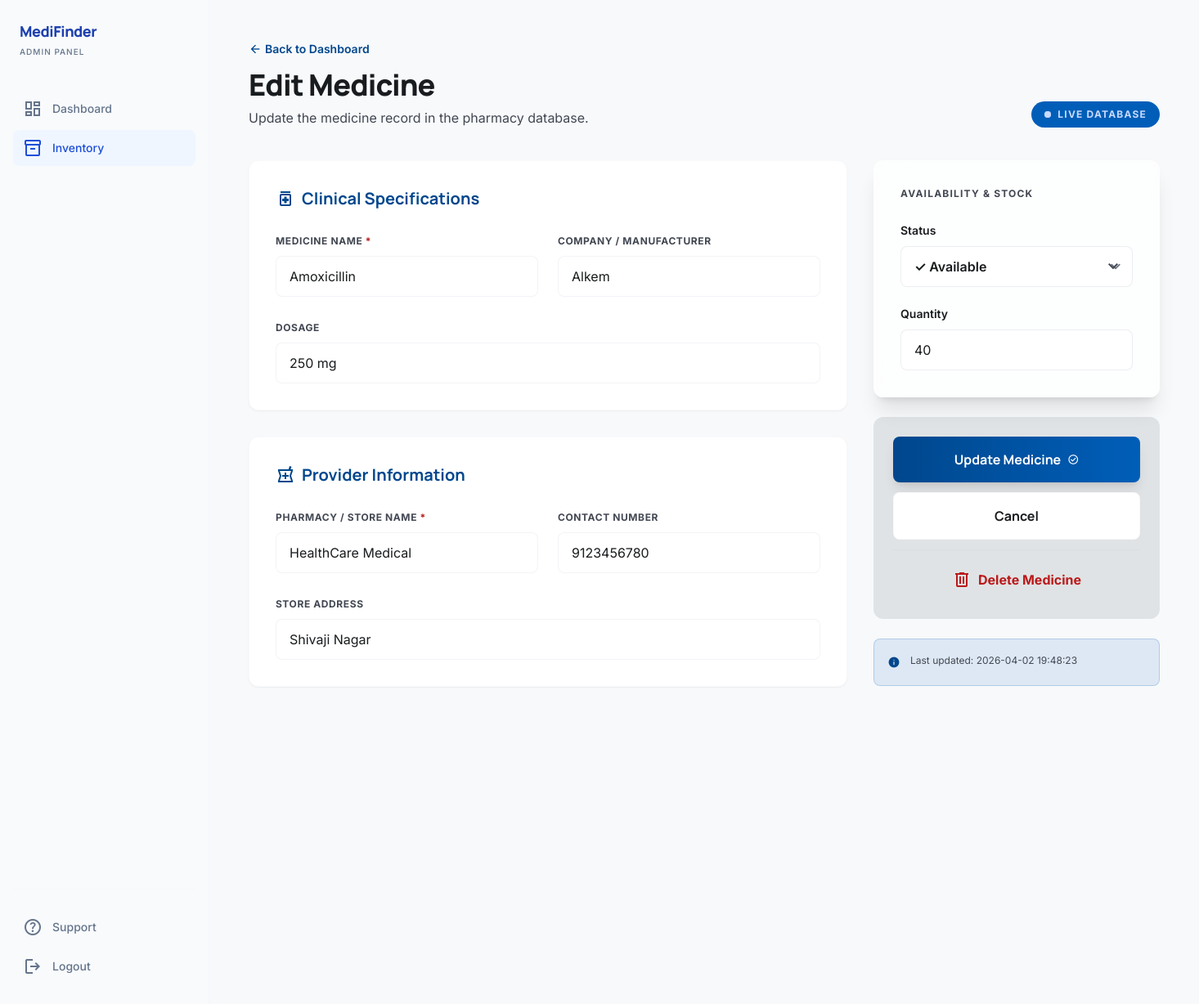
The page /admin/edit/2 (signed in) on the database its author committed.
### tables this page shows
CREATE TABLE medicines (
        id INTEGER PRIMARY KEY AUTOINCREMENT,
        medicine_name TEXT NOT NULL,
        company_name TEXT,
        dosage TEXT,
        store_name TEXT NOT NULL,
        contact TEXT,
        address TEXT,
        stock_status TEXT NOT NULL,
        quantity INTEGER DEFAULT 0,
        updated_at TEXT NOT NULL
    );

### app.py (the view, shortened to what this page needs)
@app.route("/admin/edit/<int:medicine_id>", methods=["GET", "POST"])
@admin_required
def edit_medicine(medicine_id):
    conn = get_db_connection()
    medicine = conn.execute("SELECT * FROM medicines WHERE id = ?", (medicine_id,)).fetchone()
    if not medicine:
        conn.close()
        flash("Medicine not found.", "danger")
        return redirect(url_for("admin_dashboard"))
    conn.close()
    return render_template("edit_medicine.html", medicine=medicine)

### app.py (called while the page is built)
def get_db_connection():
    conn = sqlite3.connect(DB_PATH)
    conn.row_factory = sqlite3.Row
    return conn

@app.before_request
def ensure_db():
    if not os.path.exists(DB_PATH):
        init_db()

def admin_required(view_func):
    from functools import wraps
    @wraps(view_func)
    def wrapper(*args, **kwargs):
        if session.get("role") != "admin":
            flash("Please login as admin first.", "warning")
            return redirect(url_for("admin_login"))
        return view_func(*args, **kwargs)
    return wrapper

### templates/edit_medicine.html (shortened to what this page needs)
<!DOCTYPE html>
<html class="light" lang="en"><head>
<script src="https://cdn.tailwindcss.com?plugins=forms,container-queries"></script>
<script id="tailwind-config">
  tailwind.config = {
    darkMode: "class",
    theme: {
      extend: {
        colors: {
          "on-tertiary-container": "#ffcfb9", "primary": "#00478d",
          "surface-container-high": "#e6e8ea", "surface-container-highest": "#e0e3e5",
          "inverse-on-surface": "#eff1f3", "on-secondary": "#ffffff",
          "surface-bright": "#f7f9fb", "surface-container-low": "#f2f4f6",
          "secondary-fixed": "#d0e4ff", "on-background": "#191c1e",
          "outline": "#727783", "surface-container-lowest": "#ffffff",
          "surface-dim": "#d8dadc", "surface-variant": "#e0e3e5",
          "tertiary-fixed-dim": "#ffb691", "tertiary-container": "#9f4300",
          "on-primary-fixed": "#001b3d", "primary-fixed": "#d6e3ff",
          "secondary-fixed-dim": "#a5caf4", "on-secondary-container": "#355b7f",
          "background": "#f7f9fb", "on-tertiary": "#ffffff", "on-error": "#ffffff",
          "on-primary": "#ffffff", "primary-container": "#005eb8",
          "secondary": "#3c6186", "on-surface-variant": "#424752",
          "inverse-surface": "#2d3133", "surface-tint": "#005db6",
          "inverse-primary": "#a9c7ff", "on-primary-fixed-variant": "#00468c",
          "on-surface": "#191c1e", "secondary-container": "#add2fd",
          "outline-variant": "#c2c6d4", "on-error-container": "#93000a",
          "surface": "#f7f9fb", "primary-fixed-dim": "#a9c7ff",
          "surface-container": "#eceef0", "tertiary": "#793100",
          "error-container": "#ffdad6", "on-primary-container": "#c8daff",
          "error": "#ba1a1a", "on-secondary-fixed": "#001d34"
        },
        fontFamily: {"headline": ["Manrope"], "body": ["Inter"], "label": ["Inter"]},
        borderRadius: {"DEFAULT": "0.25rem", "lg": "0.5rem", "xl": "0.75rem", "full": "9999px"},
      },
    },
  }
</script>
</head>
<body class="bg-surface font-body text-on-surface antialiased">
<div class="flex min-h-screen">
<aside class="bg-slate-50 h-screen w-64 border-r border-slate-200/20 fixed left-0 top-0 z-40">
  <div class="flex flex-col h-full py-6 px-4">
    <div class="mb-10 px-2">
      <a href="{{ url_for('admin_dashboard') }}" class="text-lg font-black text-blue-800 font-headline tracking-tight">MediFinder</a>
      <p class="text-[10px] text-slate-500 font-medium tracking-widest uppercase mt-1">Admin Panel</p>
    </div>
    <nav class="space-y-1 flex-1">
      <a class="text-slate-500 hover:text-blue-600 hover:bg-blue-50/50 flex items-center gap-3 px-3 py-2.5 transition-all rounded-lg" href="{{ url_for('admin_dashboard') }}">
        <span class="material-symbols-outlined">dashboard</span>
        <span class="text-sm font-medium">Dashboard</span>
      </a>
      <a class="bg-blue-50 text-blue-700 rounded-lg flex items-center gap-3 px-3 py-2.5" href="{{ url_for('add_medicine') }}">
        <span class="material-symbols-outlined">inventory_2</span>
        <span class="text-sm font-medium">Inventory</span>
      </a>
    </nav>
    <div class="mt-auto pt-6 border-t border-slate-200/10">
      <a class="text-slate-500 hover:text-blue-600 flex items-center gap-3 px-3 py-2.5 rounded-lg" href="{{ url_for('help_page') }}">
        <span class="material-symbols-outlined">help</span>
        <span class="text-sm font-medium">Support</span>
      </a>
      <a class="text-slate-500 hover:text-red-600 flex items-center gap-3 px-3 py-2.5 rounded-lg mt-1" href="{{ url_for('admin_logout') }}">
        <span class="material-symbols-outlined">logout</span>
        <span class="text-sm font-medium">Logout</span>
      </a>
    </div>
  </div>
</aside>
<main class="ml-64 flex-1 p-8 lg:p-12 max-w-7xl mx-auto w-full">
  <header class="mb-10 flex justify-between items-end">
    <div>
      <a href="{{ url_for('admin_dashboard') }}" class="text-sm text-primary font-semibold hover:underline flex items-center gap-1 mb-3">
        <span class="material-symbols-outlined text-base">arrow_back</span> Back to Dashboard
      </a>
      <h1 class="text-4xl font-extrabold font-headline tracking-tight text-on-surface mb-2">Edit Medicine</h1>
      <p class="text-on-surface-variant">Update the medicine record in the pharmacy database.</p>
    </div>
    <span class="inline-flex items-center gap-2 px-4 py-2 rounded-full bg-primary-container text-on-primary-container text-xs font-bold tracking-widest uppercase">
      <span class="relative flex h-2 w-2">
        <span class="relative inline-flex rounded-full h-2 w-2 bg-on-primary-container"></span>
      </span>
      Live Database
    </span>
  </header>
  <form method="POST" action="{{ url_for('edit_medicine', medicine_id=medicine['id']) }}">
    <div class="grid grid-cols-1 md:grid-cols-12 gap-8 items-start">
      <div class="md:col-span-8 space-y-8">
        <section class="bg-surface-container-lowest rounded-xl p-8 border border-outline-variant/10 shadow-sm hover:shadow-md transition-all">
          <h2 class="font-headline font-bold text-xl text-primary mb-6 flex items-center gap-2">
            <span class="material-symbols-outlined">medication</span> Clinical Specifications
          </h2>
          <div class="grid grid-cols-1 md:grid-cols-2 gap-6">
            <div class="space-y-2">
              <label class="text-xs font-bold text-on-surface-variant uppercase tracking-wider">Medicine Name <span class="text-error">*</span></label>
              <input class="w-full bg-surface-container-lowest border border-outline-variant/20 rounded-lg px-4 py-3 text-on-surface focus:ring-primary focus:border-primary transition-all"
                name="medicine_name" type="text" value="{{ medicine['medicine_name'] }}" required/>
            </div>
            <div class="space-y-2">
              <label class="text-xs font-bold text-on-surface-variant uppercase tracking-wider">Company / Manufacturer</label>
              <input class="w-full bg-surface-container-lowest border border-outline-variant/20 rounded-lg px-4 py-3 text-on-surface focus:ring-primary focus:border-primary transition-all"
                name="company_name" type="text" value="{{ medicine['company_name'] or '' }}"/>
            </div>
            <div class="space-y-2 md:col-span-2">
              <label class="text-xs font-bold text-on-surface-variant uppercase tracking-wider">Dosage</label>
              <input class="w-full bg-surface-container-lowest border border-outline-variant/20 rounded-lg px-4 py-3 text-on-surface focus:ring-primary focus:border-primary transition-all"
                name="dosage" type="text" value="{{ medicine['dosage'] or '' }}" placeholder="e.g. 500mg Tablet"/>
            </div>
          </div>
        </section>
        <section class="bg-surface-container-lowest rounded-xl p-8 border border-outline-variant/10 shadow-sm hover:shadow-md transition-all">
          <h2 class="font-headline font-bold text-xl text-primary mb-6 flex items-center gap-2">
            <span class="material-symbols-outlined">local_pharmacy</span> Provider Information
          </h2>
          <div class="grid grid-cols-1 md:grid-cols-2 gap-6">
            <div class="space-y-2">
              <label class="text-xs font-bold text-on-surface-variant uppercase tracking-wider">Pharmacy / Store Name <span class="text-error">*</span></label>
              <input class="w-full bg-surface-container-lowest border border-outline-variant/20 rounded-lg px-4 py-3 text-on-surface focus:ring-primary focus:border-primary transition-all"
                name="store_name" type="text" value="{{ medicine['store_name'] }}" required/>
            </div>
            <div class="space-y-2">
              <label class="text-xs font-bold text-on-surface-variant uppercase tracking-wider">Contact Number</label>
              <input class="w-full bg-surface-container-lowest border border-outline-variant/20 rounded-lg px-4 py-3 text-on-surface focus:ring-primary focus:border-primary transition-all"
                name="contact" type="tel" value="{{ medicine['contact'] or '' }}" placeholder="e.g. 9876543210"/>
            </div>
            <div class="space-y-2 md:col-span-2">
              <label class="text-xs font-bold text-on-surface-variant uppercase tracking-wider">Store Address</label>
              <input class="w-full bg-surface-container-lowest border border-outline-variant/20 rounded-lg px-4 py-3 text-on-surface focus:ring-primary focus:border-primary transition-all"
                name="address" type="text" value="{{ medicine['address'] or '' }}" placeholder="e.g. 12 Main St, Pune"/>
            </div>
          </div>
        </section>
      </div>
      <div class="md:col-span-4 sticky top-12 space-y-6">
        <div class="glass-panel border border-white/40 rounded-xl p-8 shadow-xl">
          <h3 class="text-xs font-bold text-on-surface-variant uppercase tracking-widest mb-6">Availability & Stock</h3>
          <div class="space-y-5">
            <div class="space-y-2">
              <label class="text-sm font-semibold text-on-surface">Status</label>
              <div class="relative">
                <select class="w-full appearance-none bg-white border border-outline-variant/30 rounded-lg px-4 py-3 pr-10 text-on-surface font-semibold focus:ring-primary focus:border-primary transition-all" name="stock_status">
                  <option value="Available" {% if medicine['stock_status'] == 'Available' %}selected{% endif %}>✓ Available</option>
                </select>
              </div>
            </div>
            <div class="space-y-2">
              <label class="text-sm font-semibold text-on-surface">Quantity</label>
              <input class="w-full bg-white border border-outline-variant/30 rounded-lg px-4 py-3 text-on-surface focus:ring-primary focus:border-primary transition-all"
                name="quantity" type="number" min="0" value="{{ medicine['quantity'] }}"/>
            </div>
          </div>
        </div>
        <div class="bg-surface-container-highest rounded-xl p-6 space-y-3">
          <button type="submit" class="w-full py-4 px-6 bg-gradient-to-r from-primary to-primary-container text-on-primary font-headline font-bold rounded-lg shadow-lg hover:opacity-90 active:scale-[0.98] transition-all flex items-center justify-center gap-2">
            Update Medicine
            <span class="material-symbols-outlined text-sm">check_circle</span>
          </button>
          <a href="{{ url_for('admin_dashboard') }}" class="w-full py-4 px-6 bg-white text-on-surface font-headline font-bold rounded-lg border border-outline-variant/10 hover:bg-surface-bright active:scale-[0.98] transition-all text-center block">
            Cancel
          </a>
          <div class="pt-3 border-t border-outline-variant/20">
            <a href="{{ url_for('delete_medicine', medicine_id=medicine['id']) }}"
               onclick="return confirm('Are you sure you want to delete {{ medicine['medicine_name'] }}? This cannot be undone.')"
               class="w-full py-3 px-6 text-error font-bold rounded-lg hover:bg-error-container/30 transition-all flex items-center justify-center gap-2 group">
              <span class="material-symbols-outlined text-error transition-transform group-hover:rotate-12">delete</span>
              Delete Medicine
            </a>
          </div>
        </div>
        <div class="p-4 rounded-lg bg-primary-container/10 border border-primary-container/20">
          <div class="flex gap-3">
            <span class="material-symbols-outlined text-primary text-base" style="font-variation-settings:'FILL' 1">info</span>
            <p class="text-xs text-on-surface-variant leading-relaxed">Last updated: {{ medicine['updated_at'] }}</p>
          </div>
        </div>
      </div>
    </div>
  </form>
</main>
</div>
</body></html>

### templates/edit_medicine.html (style rules this page uses)
.material-symbols-outlined { font-variation-settings: 'FILL' 0, 'wght' 400, 'GRAD' 0, 'opsz' 24; }
.glass-panel { background: rgba(255,255,255,0.75); backdrop-filter: blur(20px); -webkit-backdrop-filter: blur(20px); }

### rows shown on the page
medicines: medicine_name "Amoxicillin", company_name "Alkem", dosage "250 mg", store_name "HealthCare Medical", contact "9123456780", address "Shivaji Nagar", stock_status "✓ Available", quantity "40", updated_at "2026-04-02 19:48:23"
